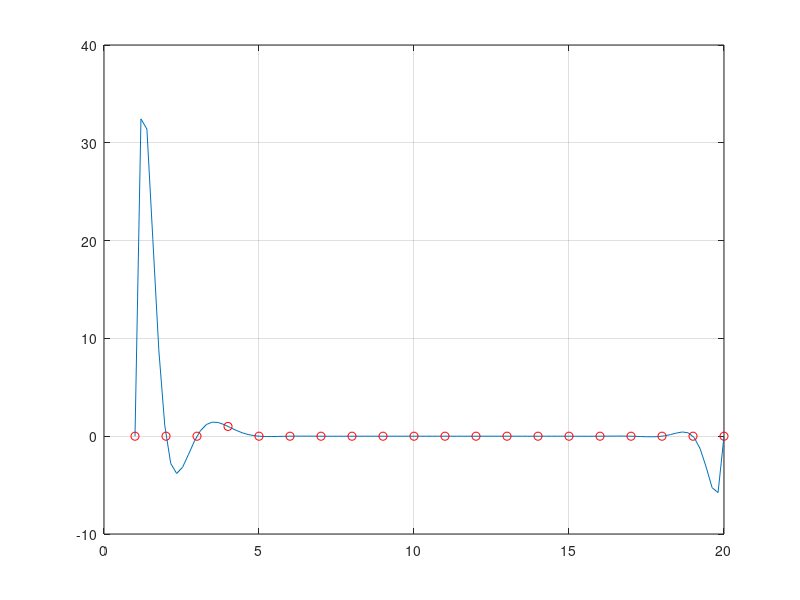

The MATLAB source for this figure:
% Rappresentazione grafica dei polinomi di Lagrange
clear
close all

% Scegliamo a piacere N nodi
x=1:20;
N=length(x);

xx=linspace(x(1),x(N));
i=4;
% i-esimo polinomio, relativo al nodo x(i)
l=1;
for k=1:N
   if k~=i
      l=l.*(xx-x(k))/(x(i)-x(k));
   end
end
plot(xx,l)
grid on
hold on
y=zeros(1,N);
y(i)=1;
plot(x,y,'or');
